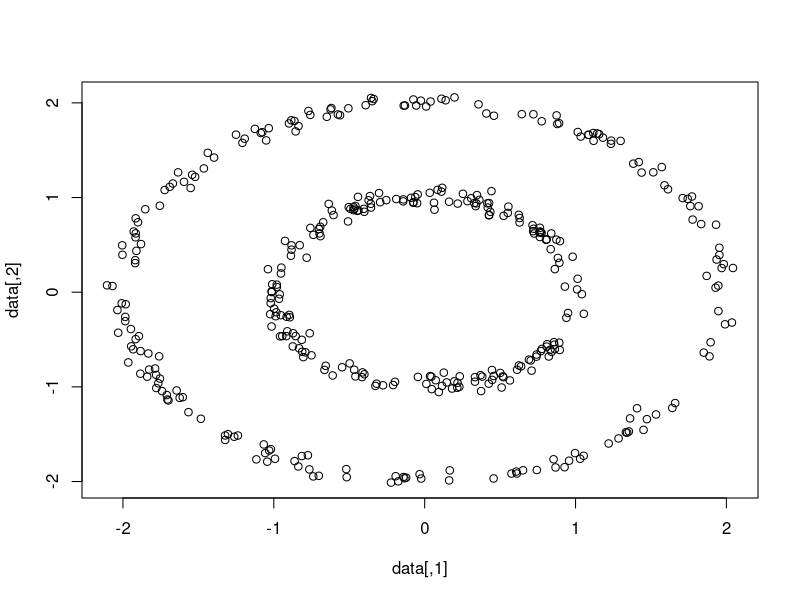
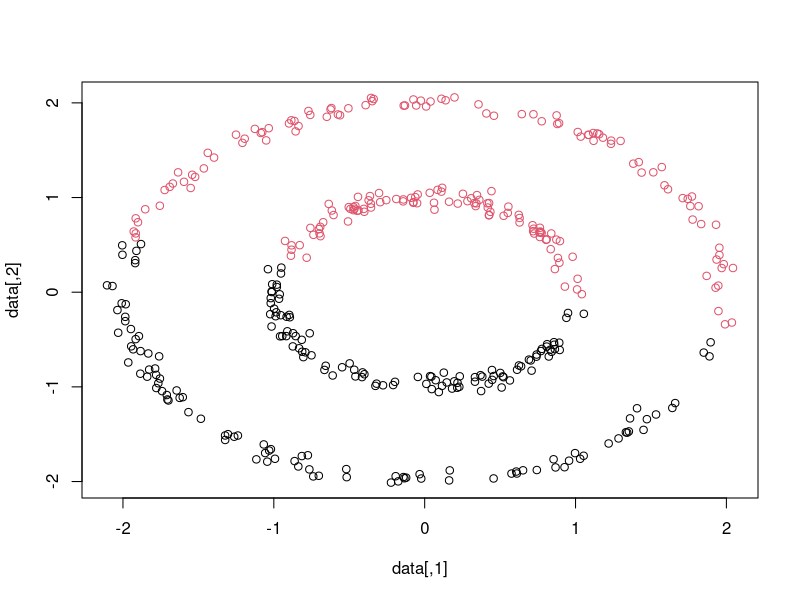

Reproduce these figures in R, in order. (Note: this script raises an error after producing the figures.)
##generate dataset
library(cluster)
set.seed(3)

## circle 1
t1 <- runif(200, 0, 2*pi)
x1 <- cbind(1*cos(t1) + rnorm(200, 0, 0.05), 1*sin(t1) + rnorm(200, 0, 0.05))

# circle 2
t2 <- runif(200, 0, 2*pi)
x2 <- cbind(2*cos(t2) + rnorm(200, 0, 0.05), 2*sin(t2) + rnorm(200, 0, 0.05))

data <- rbind(x1, x2)
plot(data)

##(a)
km <- kmeans(data, centers = 2)
plot(data, col=km$cluster)
##half of each circle belongs to one cluster

##(b)
##Construct epsilon-neighborhood graph
library(igraph)
eps <- 0.5
N <- lapply(1:nrow(data), function(i) which(D[i,] <= eps))
G <- graph.empty(n = nrow(data), directed = FALSE)
for (i in 1:nrow(data)) {
  for (j in N[[i]]) {
    if (i != j) {
      G <- add.edges(G, c(i,j))
    }
  }
}
G = G + t(G) 
G[ G == 2 ] = 1
degrees = colSums(G) 
n = nrow(G)
##Laplacian matrix
L = ( diag(n) - diag(degrees^(-1/2)) %*% G %*% diag(degrees^(-1/2)) )
##eigenvectors
eigenvectors = eigen(L, symmetric = TRUE)
n = nrow(L)
eigenvectors = eigenvectors$vectors[,(n - 2):(n - 1)]
##kmeans on eigenvectors
set.seed(11)
sc = kmeans(eigenvectors, 2)
sc_results = cbind(data, cluster = as.factor(sc$cluster))
plot(sc_results, col=sc$cluster)

##(c)
library(Matrix)
##Construct knn graph
S <- as.matrix(dist(data))
D <- matrix(0, nrow=nrow(data), ncol = nrow(data))

for (i in 1:nrow(data)) {
  #k=10
  index <- order(S[i,])[2:7]
  D[i,][index] <- 1 
}
D = D + t(D) 
D[ D == 2 ] = 1
degrees = colSums(D) 
n = nrow(D)

##Laplacian matrix
L = ( diag(n) - diag(degrees^(-1/2)) %*% D %*% diag(degrees^(-1/2)) )
##eigenvectors
eigenvectors = eigen(L, symmetric = TRUE)
n = nrow(L)
eigenvectors = eigenvectors$vectors[,(n - 2):(n - 1)]
##kmeans on eigenvectors
set.seed(12)
sc = kmeans(eigenvectors, 2)
sc_results = cbind(data, cluster = as.factor(sc$cluster))
plot(sc_results, col=sc$cluster)

##when k=10, the two circles fall into different clusters
##however, when k is smaller or larger, part of the outer circle is in the same cluster with the inner circle
##a nice range of k would be around 10

(d)
x3 <- cbind(1*cos(t1) + rnorm(200, 0, 0.2), 1*sin(t1) + rnorm(200, 0, 0.05))
x4 <- cbind(2*cos(t2) + rnorm(200, 0, 0.2), 2*sin(t2) + rnorm(200, 0, 0.05))
data2 <- rbind(x3, x4)
plot(data2)

library(igraph)
eps <- 0.5
N <- lapply(1:nrow(data2), function(i) which(D[i,] <= eps))
G <- graph.empty(n = nrow(data2), directed = FALSE)
for (i in 1:nrow(data2)) {
  for (j in N[[i]]) {
    if (i != j) {
      G <- add.edges(G, c(i,j))
    }
  }
}
G = G + t(G) 
G[ G == 2 ] = 1
degrees = colSums(G) 
n = nrow(G)
##Laplacian matrix
L = ( diag(n) - diag(degrees^(-1/2)) %*% G %*% diag(degrees^(-1/2)) )
##eigenvectors
eigenvectors = eigen(L, symmetric = TRUE)
n = nrow(L)
eigenvectors = eigenvectors$vectors[,(n - 2):(n - 1)]
##kmeans on eigenvectors
set.seed(11)
sc = kmeans(eigenvectors, 2)
sc_results = cbind(data2, cluster = as.factor(sc$cluster))
plot(sc_results, col=sc$cluster)

S <- as.matrix(dist(data2))
D <- matrix(0, nrow=nrow(data2), ncol = nrow(data2))
for (i in 1:nrow(data2)) {
  #k=10
  index <- order(S[i,])[2:11]
  D[i,][index] <- 1 
}
D = D + t(D) 
D[ D == 2 ] = 1
degrees = colSums(D) 
n = nrow(D)
##Laplacian matrix
L = ( diag(n) - diag(degrees^(-1/2)) %*% D %*% diag(degrees^(-1/2)) )
##eigenvectors
eigenvectors = eigen(L, symmetric = TRUE)
n = nrow(L)
eigenvectors = eigenvectors$vectors[,(n - 2):(n - 1)]
##kmeans on eigenvectors
set.seed(12)
sc = kmeans(eigenvectors, 2)
sc_results = cbind(data2, cluster = as.factor(sc$cluster))
plot(sc_results, col=sc$cluster)
